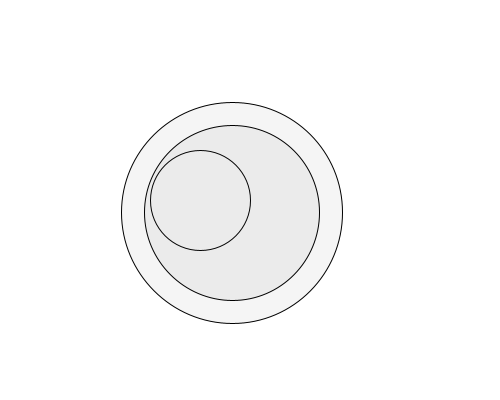
Frame 1 (no input)
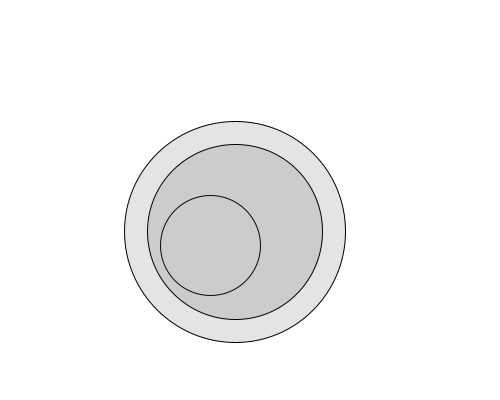
Frame 60 (the mouse pressed at the canvas centre just before this capture)
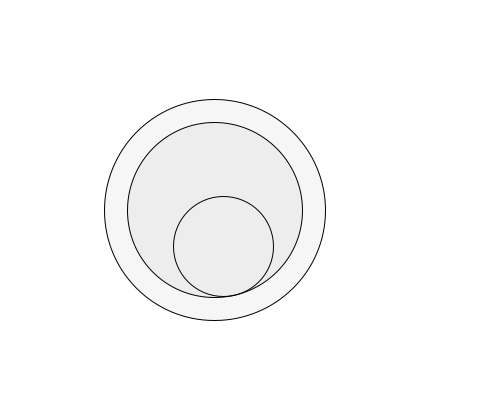
Frame 120 (the mouse held since frame 60 and released just before this capture)

The Processing sketch that drew these frames (run headless with seeded random() and noise(); from frame 60 on, the mouse is pressed at the canvas centre):

// Processing sketch: processing_165401
// ── processing_165401.pde

float boatX;
float boatY;

void setup() { size(500,400);
}
void draw(){
  background(255);
  translate(200,200);

  ellipseMode(CENTER);
  
  
  stroke(0);
  fill(500);
 
  ellipse(boatX,boatY,100,100);
  boatX = random(50);
  boatY = random(50);
  fill(boatX,boatY);
  
  ellipse(boatX,boatY,220+1,220+1);
  ellipse(boatX,boatY,100+75,100+75);
  

  
  boatY = boatY+5;

}
